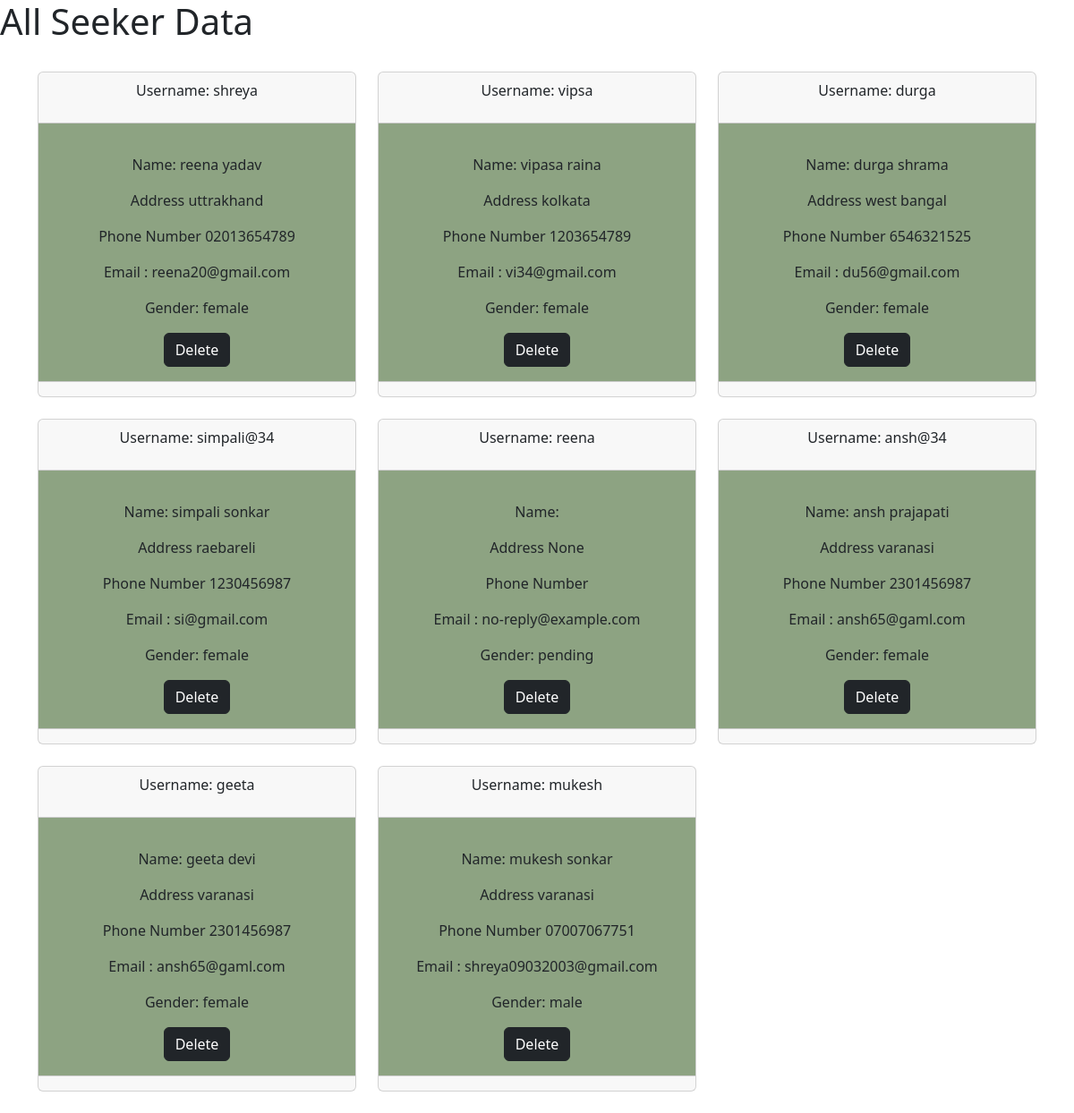
Screenshot of /allseeker with the database file from the repository.
### user/models.py (models this page shows, shortened)
class SeekerProfile(BaseModel):
    GENDER_CHOICES = [
    ('M', 'Male'),
    ('F', 'Female'),
    ('O', 'Other'),
    ]
    name = models.CharField(max_length=100)
    user_connected = models.ForeignKey(CustomUser, on_delete=models.CASCADE)
    address = models.CharField(max_length=200, null=True, blank=True)
    phone_regex = RegexValidator(regex=r'^\+?1?\d{9,11}$', message="Phone number must be entered in the format: '+999999999'. Up to 11 digits allowed.")
    phone_number = models.CharField(validators=[phone_regex], max_length=11, blank=True) # Validators should be a list
    email=models.EmailField(max_length=50,default='no-reply@example.com',)
    gender = models.CharField(max_length=10, choices=GENDER_CHOICES,default='pending',)
    image= models.FileField(upload_to='image/', null=True, blank=True)

class CustomUser(AbstractUser):
    USER_TYPE_CHOICES = [
    ('Seeker', 'Seeker'),
    ('Creator', 'Creator')]
    user_type = models.CharField(max_length=10, choices=USER_TYPE_CHOICES,default="creator" )
    password=models.CharField(max_length=200)
    username=models.CharField(max_length=50,unique="true")
    fi=models.CharField(max_length=50,default='radha')
    ln=models.CharField(max_length=50,default='shrama')

### user/views.py (the view)
# urls.py: path('allseeker', views.allseeker, name='alls'),
def allseeker(request):
    data=SeekerProfile.objects.all()
    d={'data':data}
    return render(request,"allseekers.html",d)

### user/templates/allseekers.html (shortened to what this page needs)
{% load static %}
<!DOCTYPE html>
<html>
<head>
    <link rel="stylesheet" href="/static/css/foot.css">
    <link href="https://cdn.jsdelivr.net/npm/bootstrap@5.3.3/dist/css/bootstrap.min.css" rel="stylesheet"
>
    <link rel="stylesheet" href="https://cdn.datatables.net/1.10.21/css/jquery.dataTables.min.css">
    <link rel="stylesheet" href="https://cdn.datatables.net/buttons/1.7.1/css/buttons.dataTables.min.css">
</head>
<body>
    <div style="height:620px">
        <h1>All Seeker Data</h1>
  <div style="min-height:500px; max-height:2000px;overflow-y: auto;">
    <div class="container mt-4" style=" height:100% background-color:pink">
        <div class="row">
            {% for i in data %}
            <div class="col-md-4 mb-4">
                <div class="card text-center">
                    <div class="card-header">
                     <p> Username: {{ i.user_connected.username }}</p>
                    </div>
                    <div class="card-body" style="background-color:#8DA382;">
                        <h5 class="card-title" style="font-size:30px; padding-bottom:10px; text-decoration: underline;">{{ i.job_title }}</h5>
                        <p class="card-text"> Name: {{ i.name }}</p>
                        <p class="card-text">Address {{ i.address }}</p>
                        <p class="card-text">Phone Number {{ i.phone_number }}</p>
                        <p class="card-text">Email                                                       : {{ i.email }}</p>
                        <p class="card-text">Gender: {{ i.gender}}</p>
                        <a href="{% url 'delete_seeker' i.id %}"  class="btn btn-dark" onclick="return confirm('Are you sure?')">Delete</a>
                    </div>
                    <div class="card-footer text-body-secondary">
                    </div>
                </div>
            </div>
            {% endfor %}
        </div>
    </div>
  </div>
</div>
</body>
</html>

### rows the page displays
SeekerProfile: user_connected.username "shreya", name "reena yadav", address "uttrakhand", phone_number "02013654789", email "reena20@gmail.com", gender "female"
SeekerProfile: user_connected.username "vipsa", name "vipasa raina", address "kolkata", phone_number "1203654789", email "vi34@gmail.com", gender "female"
SeekerProfile: user_connected.username "durga", name "durga shrama", address "west bangal", phone_number "6546321525", email "du56@gmail.com", gender "female"
SeekerProfile: user_connected.username "simpali@34", name "simpali sonkar", address "raebareli", phone_number "1230456987", email "si@gmail.com", gender "female"
SeekerProfile: user_connected.username "reena", address "None", email "no-reply@example.com", gender "pending"
SeekerProfile: user_connected.username "ansh@34", name "ansh prajapati", address "varanasi", phone_number "2301456987", email "ansh65@gaml.com", gender "female"
SeekerProfile: user_connected.username "geeta", name "geeta devi", address "varanasi", phone_number "2301456987", email "ansh65@gaml.com", gender "female"
SeekerProfile: user_connected.username "mukesh", name "mukesh sonkar", address "varanasi", phone_number "07007067751", email "shreya09032003@gmail.com", gender "male"
